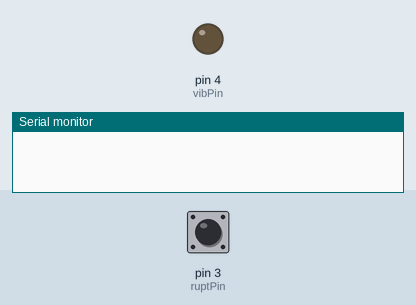
Simulated run of this sketch. Board: Arduino Uno, built with avr-gcc and run on an emulated ATmega328P. Shown: output pins drawn as LEDs (lit = HIGH), the last lines printed to the serial monitor. Inputs (shaded band) come from the test bench; at power-on: pin 3 (ruptPin) HIGH.

Above: at 1.2 s.
1.3 s: pin 3 (ruptPin) pulled LOW for 3.2 s
At 3.8 s:
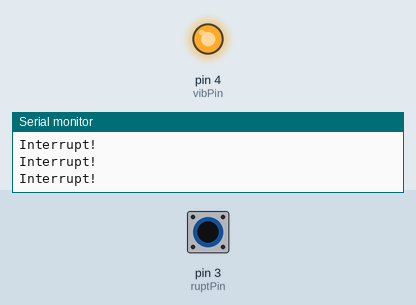
Timing chart, 0 to 5.7 s (numbered marks = the images above; inputs shaded):
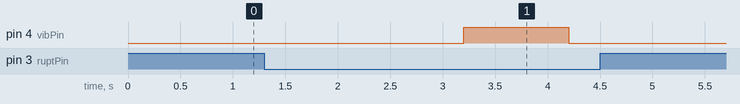

Measured:
- after the input at 1.3 s, pin 4 (vibPin): LOW → HIGH after 1.9 s, → LOW 1.0 s later

The sketch:

06_PhotoInterrupter-Vibration.ino
```cpp
const int ruptPin = 3; //3:ConnectorA 4:ConnectorB
const int vibPin = 4; //3:ConnectorA 4:ConnectorB

int interruptCount = 0;

void setup() {
  pinMode(ruptPin, INPUT);
  pinMode(vibPin, OUTPUT);
  Serial.begin(115200);
}

void loop() {
  if (digitalRead(ruptPin) == LOW) {
    interruptCount++;
    Serial.println("Interrupt!");
    delay(300);
  }

  if (interruptCount >= 5) {
    digitalWrite(vibPin, HIGH);
    delay(1000);
    digitalWrite(vibPin, LOW);
    interruptCount = 0;
    Serial.println("5 items comming!");
  }

  delay(100);
}
```
